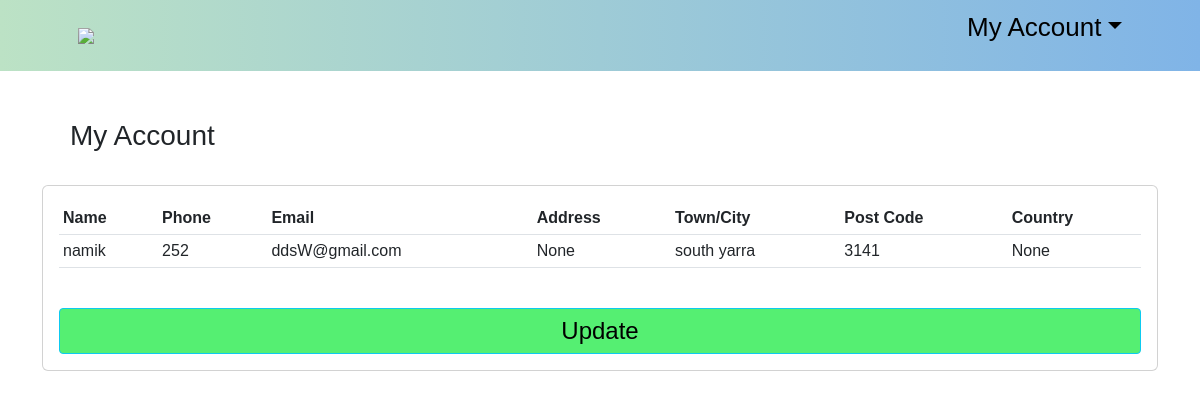
The page /my_account/2/ (signed in) on the database as committed earlier.
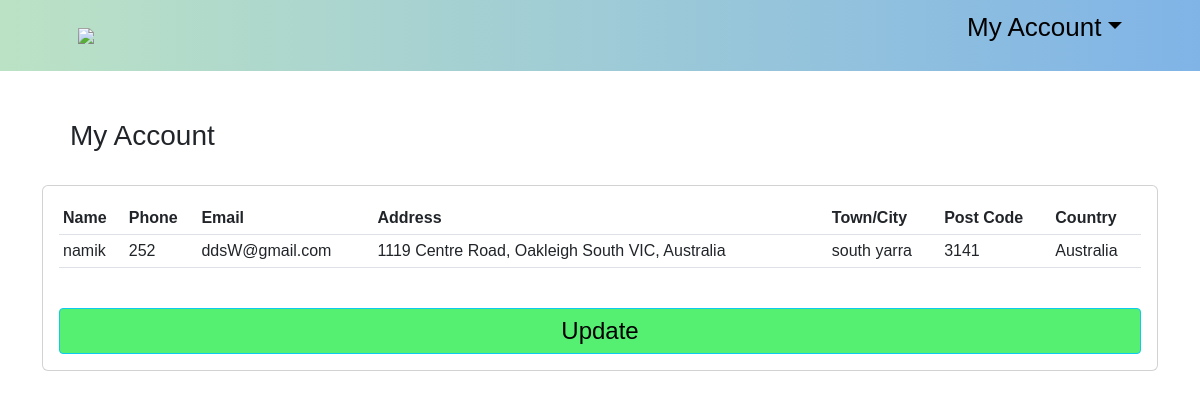
The same page on the database as committed later.
### ecommerce/models.py (models this page shows, shortened)
class Customer (models.Model):
    user= models.OneToOneField(User, null=True, on_delete=models.CASCADE)
    name = models.CharField(max_length=100, null=True)
    phone=models.CharField(max_length=100, null=True)
    email=models.CharField(max_length=100, null=True)
    date_created= models.DateTimeField(auto_now_add=True)
    address = models.CharField(verbose_name="Address", max_length=100, null=True, blank=True)
    town = models.CharField(verbose_name="Town/City", max_length=100, null=True, blank=True)
    post_code = models.CharField(verbose_name="Post Code", max_length=8, null=True, blank=True)
    country = models.CharField(verbose_name="Country", max_length=100, null=True, blank=True)
    latitude = models.CharField(verbose_name="Latitude", max_length=50, null=True, blank=True)
    longitude = models.CharField(verbose_name="Longitude", max_length=50, null=True, blank=True)

### ecommerce/views.py (the view)
# urls.py: path('my_account/<str:pk>/', views.myAccount, name="myaccount"),
@login_required(login_url='login')
def myAccount(request, pk):
    customer = Customer.objects.get(id=pk)
    form = CustomerForm(instance=customer)
    context = {'form': form, "customer": customer}
    return render(request, 'my_account.html', context)

### templates/my_account.html
<!DOCTYPE html>
{% extends 'old/main.html' %}
{% load static%}
{% load crispy_forms_tags %}
{% block content %}
<br><br><h3>&emsp;My Account</h3><br>
		<div class="card card-body" style="overflow-x:auto;">
			<table class="table table-sm">
				<tr>
					<th>Name</th>
					<th>Phone</th>
					<th>Email</th>
					<th>Address</th>
					<th>Town/City</th>
					<th>Post Code</th>
                    <th>Country</th>
				</tr>
				<tr>
							<td>{{ customer.name }}</td>
							<td>{{ customer.phone }}</td>
							<td>{{ customer.email }}</td>
							<td>{{ customer.address }}</td>
                            <td>{{ customer.town }}</td>
                            <td>{{ customer.post_code }}</td>
                            <td>{{ customer.country }}</td>
                </tr>
			</table><br>
            <a style="font-size:24px; background-color:#55EF72;" class = "btn btn-sm btn-info" href="{% url 'myaccountupdate' customer.id%}">Update</a>
		</div>
{% endblock content %}

Rows that differ between the two databases and show on the page:
changed Customer "namik": address "None" → "1119 Centre Road, Oakleigh South VIC, Australia"; country "None" → "Australia"
